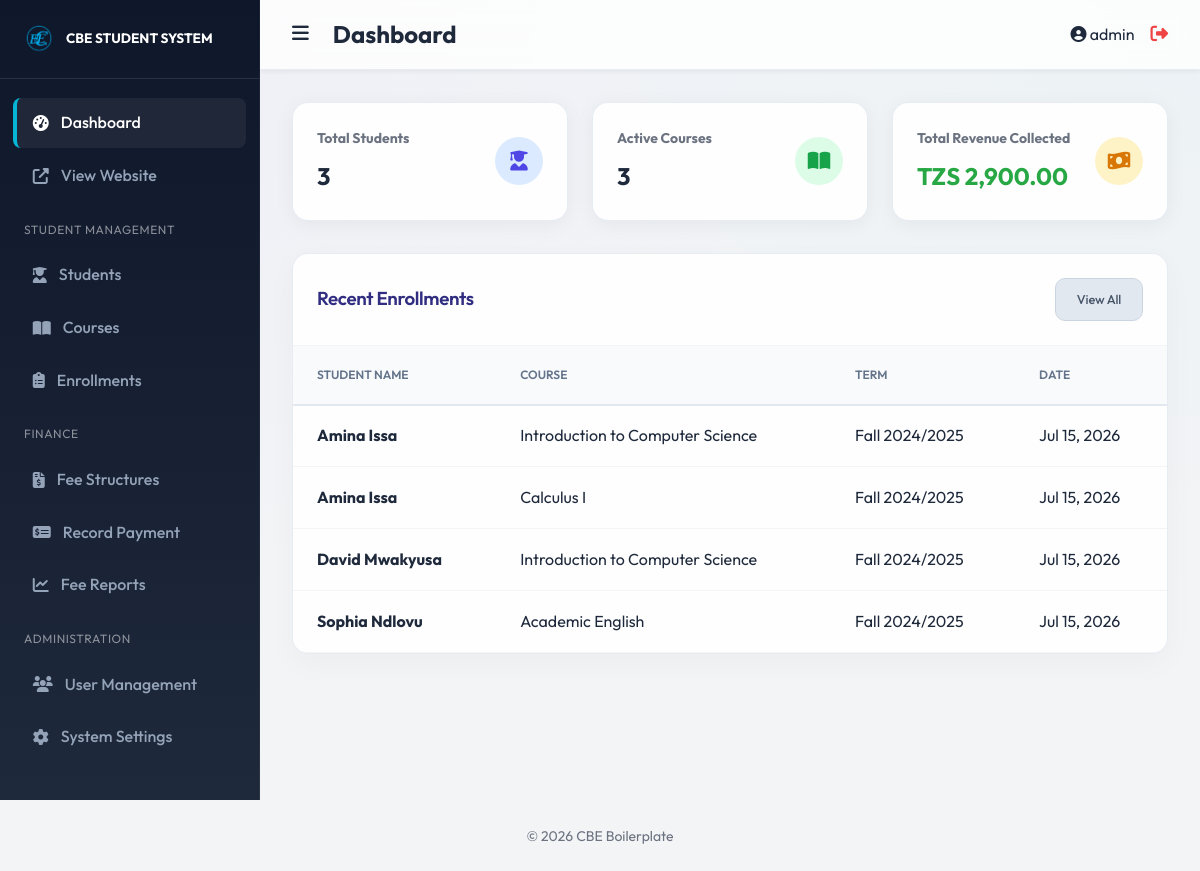
/dashboard.php (signed in), run on the app's committed database.
### tables this page shows
CREATE TABLE `enrollments` (
  `id` int(11) NOT NULL AUTO_INCREMENT,
  `student_id` int(11) NOT NULL,
  `course_id` int(11) NOT NULL,
  `semester` varchar(50) NOT NULL,
  `academic_year` varchar(20) NOT NULL,
  `enrollment_date` timestamp NOT NULL DEFAULT current_timestamp(),
  PRIMARY KEY (`id`),
  KEY `student_id` (`student_id`),
  KEY `course_id` (`course_id`),
  CONSTRAINT `enrollments_ibfk_1` FOREIGN KEY (`student_id`) REFERENCES `students` (`id`) ON DELETE CASCADE,
  CONSTRAINT `enrollments_ibfk_2` FOREIGN KEY (`course_id`) REFERENCES `courses` (`id`) ON DELETE CASCADE
);

CREATE TABLE `students` (
  `id` int(11) NOT NULL AUTO_INCREMENT,
  `user_id` int(11) DEFAULT NULL,
  `first_name` varchar(100) NOT NULL,
  `last_name` varchar(100) NOT NULL,
  `email` varchar(100) DEFAULT NULL,
  `phone` varchar(50) DEFAULT NULL,
  `date_of_birth` date DEFAULT NULL,
  `enrollment_date` date NOT NULL,
  `status` enum('active','suspended','graduated') DEFAULT 'active',
  `created_at` timestamp NOT NULL DEFAULT current_timestamp(),
  PRIMARY KEY (`id`),
  KEY `user_id` (`user_id`),
  CONSTRAINT `students_ibfk_1` FOREIGN KEY (`user_id`) REFERENCES `users` (`id`) ON DELETE SET NULL
);

CREATE TABLE `courses` (
  `id` int(11) NOT NULL AUTO_INCREMENT,
  `course_code` varchar(20) NOT NULL,
  `course_name` varchar(255) NOT NULL,
  `description` text DEFAULT NULL,
  `credits` int(11) DEFAULT 0,
  `created_at` timestamp NOT NULL DEFAULT current_timestamp(),
  PRIMARY KEY (`id`),
  UNIQUE KEY `course_code` (`course_code`)
);

### config/auth.php (called while the page is built, shortened)
<?php
function is_logged_in()
{
    return isset($_SESSION['user_id']);
}
function has_role($role_name)
{
    return in_array($role_name, $_SESSION['roles'] ?? []);
}

### config/database.php (called while the page is built, shortened)
<?php
$host = 'localhost';
$db = 'school_db';
$user = 'root';
$pass = '';
$charset = 'utf8mb4';
$dsn = "mysql:host=$host;dbname=$db;charset=$charset";
$options = [
     PDO::ATTR_ERRMODE => PDO::ERRMODE_EXCEPTION,
     PDO::ATTR_DEFAULT_FETCH_MODE => PDO::FETCH_ASSOC,
     PDO::ATTR_EMULATE_PREPARES => false,
];
try {
     $pdo = new PDO($dsn, $user, $pass, $options);
} catch (\PDOException $e) {
     throw new \PDOException($e->getMessage(), (int) $e->getCode());
}
$settings = [];
try {
     $stmt = $pdo->query("SELECT * FROM settings");
     while ($row = $stmt->fetch()) {
          $settings[$row['setting_key']] = $row['setting_value'];
     }
} catch (Exception $e) {
}
function get_setting($key, $default = '')
{
     global $settings;
     return $settings[$key] ?? $default;
}

### public/dashboard.php (the view, shortened to what this page needs)
<?php
$page_title = 'Dashboard';
include __DIR__ . '/../includes/header.php';
$stats = [
    'students' => $pdo->query("SELECT COUNT(*) FROM students")->fetchColumn(),
    'courses' => $pdo->query("SELECT COUNT(*) FROM courses")->fetchColumn(),
    'revenue' => $pdo->query("SELECT SUM(amount_paid) FROM fee_payments")->fetchColumn() ?: 0,
];
$recent_enrollments = $pdo->query("SELECT e.*, s.first_name, s.last_name, c.course_name
                                   FROM enrollments e
                                   JOIN students s ON e.student_id = s.id
                                   JOIN courses c ON e.course_id = c.id
                                   ORDER BY e.enrollment_date DESC LIMIT 5")->fetchAll();
?>
<div class="stats-grid">
    <div class="stat-card">
        <div class="stat-info">
            <h3>Total Students</h3>
            <div class="stat-value">
                <?php echo $stats['students']; ?>
            </div>
        </div>
        <div class="stat-icon bg-primary-light">
            <i class="fas fa-user-graduate"></i>
        </div>
    </div>
    <div class="stat-card">
        <div class="stat-info">
            <h3>Active Courses</h3>
            <div class="stat-value">
                <?php echo $stats['courses']; ?>
            </div>
        </div>
        <div class="stat-icon bg-success-light">
            <i class="fas fa-book-open"></i>
        </div>
    </div>
    <div class="stat-card">
        <div class="stat-info">
            <h3>Total Revenue Collected</h3>
            <div class="stat-value" style="color: #28a745;">
                TZS <?php echo number_format($stats['revenue'], 2); ?>
            </div>
        </div>
        <div class="stat-icon bg-warning-light">
            <i class="fas fa-money-bill-wave"></i>
        </div>
    </div>
</div>
<div class="card">
    <div class="card-header">
        <h3>Recent Enrollments</h3>
        <a href="<?php echo BASE_URL; ?>/modules/enrollments/list.php" class="btn btn-secondary btn-sm">View All</a>
    </div>
    <div class="table-responsive">
        <table>
            <thead>
                <tr>
                    <th>Student Name</th>
                    <th>Course</th>
                    <th>Term</th>
                    <th>Date</th>
                </tr>
            </thead>
            <tbody>
                <?php foreach ($recent_enrollments as $e): ?>
                    <tr>
                        <td><strong>
                                <?php echo htmlspecialchars($e['first_name'] . ' ' . $e['last_name']); ?>
                            </strong></td>
                        <td>
                            <?php echo htmlspecialchars($e['course_name']); ?>
                        </td>
                        <td>
                            <?php echo htmlspecialchars($e['semester'] . ' ' . $e['academic_year']); ?>
                        </td>
                        <td>
                            <?php echo date('M d, Y', strtotime($e['enrollment_date'])); ?>
                        </td>
                    </tr>
                <?php endforeach; ?>
            </tbody>
        </table>
    </div>
</div>
<?php include __DIR__ . '/../includes/footer.php'; ?>

### includes/header.php (shortened to what this page needs)
<?php
require_once __DIR__ . '/../config/database.php';
require_once __DIR__ . '/../config/auth.php';
?>
<!DOCTYPE html>
<html lang="en">
<head>
    <link rel="stylesheet" href="<?php echo BASE_URL; ?>/assets/css/main.css">
    <link rel="stylesheet" href="https://cdnjs.cloudflare.com/ajax/libs/font-awesome/6.4.0/css/all.min.css">
</head>
<body class="<?php echo $body_class ?? ''; ?>">
    <?php if (is_logged_in() && !isset($plain_layout)): ?>
        <div class="app-container">
            <?php include __DIR__ . '/sidebar.php'; ?>
            <main class="content-area">
                <header class="top-nav">
                    <div class="nav-left">
                        <button id="sidebar-toggle"><i class="fas fa-bars"></i></button>
                        <h2>
                            <?php echo $page_title ?? 'Dashboard'; ?>
                        </h2>
                    </div>
                    <div class="nav-right">
                        <div class="user-profile">
                            <span><i class="fas fa-user-circle"></i>
                                <?php echo $_SESSION['username']; ?>
                            </span>
                            <a href="<?php echo BASE_URL; ?>/logout.php" class="btn-logout"><i class="fas fa-sign-out-alt"></i></a>
                        </div>
                    </div>
                </header>
                <div class="main-content">
                <?php endif; ?>

### includes/sidebar.php
<?php
$current_page = basename($_SERVER['PHP_SELF']);
?>
<aside class="sidebar">
    <div class="sidebar-header">
        <img src="<?php echo BASE_URL; ?>/assets/images/CBE_Logo2.png" alt="Logo" style="width: 30px; height: auto; border-radius: 4px;">
        <span style="font-size: 0.85rem;"><?php echo strtoupper(get_setting('system_name', 'CBE SYSTEM')); ?></span>
    </div>
    <nav class="sidebar-nav">
        <ul>
            <li class="<?php echo $current_page == 'dashboard.php' ? 'active' : ''; ?>">
                <a href="<?php echo BASE_URL; ?>/dashboard.php"><i class="fas fa-tachometer-alt"></i> Dashboard</a>
            </li>
            <li class="<?php echo $current_page == 'index.php' ? 'active' : ''; ?>">
                <a href="<?php echo BASE_URL; ?>/index.php"><i class="fas fa-external-link-alt"></i> View Website</a>
            </li>
            <li class="nav-label">Student Management</li>
            <li class="<?php echo strpos($_SERVER['PHP_SELF'], 'modules/students') !== false ? 'active' : ''; ?>">
                <a href="<?php echo BASE_URL; ?>/modules/students/list.php"><i class="fas fa-user-graduate"></i> Students</a>
            </li>
            <li class="<?php echo strpos($_SERVER['PHP_SELF'], 'modules/courses') !== false ? 'active' : ''; ?>">
                <a href="<?php echo BASE_URL; ?>/modules/courses/list.php"><i class="fas fa-book-open"></i> Courses</a>
            </li>
            <li class="<?php echo strpos($_SERVER['PHP_SELF'], 'modules/enrollments') !== false ? 'active' : ''; ?>">
                <a href="<?php echo BASE_URL; ?>/modules/enrollments/list.php"><i class="fas fa-clipboard-list"></i> Enrollments</a>
            </li>
            <li class="nav-label">Finance</li>
            <li class="<?php echo strpos($_SERVER['PHP_SELF'], 'modules/fees/structures.php') !== false ? 'active' : ''; ?>">
                <a href="<?php echo BASE_URL; ?>/modules/fees/structures.php"><i class="fas fa-file-invoice-dollar"></i> Fee Structures</a>
            </li>
            <li class="<?php echo strpos($_SERVER['PHP_SELF'], 'modules/fees/payments.php') !== false ? 'active' : ''; ?>">
                <a href="<?php echo BASE_URL; ?>/modules/fees/payments.php"><i class="fas fa-money-check-alt"></i> Record Payment</a>
            </li>
            <li class="<?php echo strpos($_SERVER['PHP_SELF'], 'modules/fees/reports.php') !== false ? 'active' : ''; ?>">
                <a href="<?php echo BASE_URL; ?>/modules/fees/reports.php"><i class="fas fa-chart-line"></i> Fee Reports</a>
            </li>
            <?php if (has_role('admin')): ?>
                <li class="nav-label">Administration</li>
                <li class="<?php echo strpos($_SERVER['PHP_SELF'], 'modules/users') !== false ? 'active' : ''; ?>">
                    <a href="<?php echo BASE_URL; ?>/modules/users/list.php"><i class="fas fa-users"></i> User Management</a>
                </li>
                <li class="<?php echo $current_page == 'settings.php' ? 'active' : ''; ?>">
                    <a href="<?php echo BASE_URL; ?>/settings.php"><i class="fas fa-cog"></i> System Settings</a>
                </li>
            <?php endif; ?>
        </ul>
    </nav>
</aside>

### includes/footer.php (shortened to what this page needs)
<?php if (is_logged_in() && !isset($plain_layout)): ?>
    </div>
    </main>
    </div>
<?php endif; ?>
<footer
    style="text-align: center; padding: 1.5rem; color: #6b7280; font-size: 0.875rem; border-top: 1px solid #f3f4f6; margin-top: auto;">
    <?php echo get_setting('footer_text', '© 2026 CBE Boilerplate'); ?>
</footer>
</body>
</html>

### data on the page
enrollments: student.last_name "Amina Issa", course.course_name "Introduction to Computer Science", semester+academic_year "Fall 2024/2025", enrollment_date "Jul 15, 2026"
enrollments: student.last_name "Amina Issa", course.course_name "Calculus I", semester+academic_year "Fall 2024/2025", enrollment_date "Jul 15, 2026"
enrollments: student.last_name "David Mwakyusa", course.course_name "Introduction to Computer Science", semester+academic_year "Fall 2024/2025", enrollment_date "Jul 15, 2026"
enrollments: student.last_name "Sophia Ndlovu", course.course_name "Academic English", semester+academic_year "Fall 2024/2025", enrollment_date "Jul 15, 2026"

### other printed values
get_setting('system_name', 'CBE SYSTEM') "CBE STUDENT SYSTEM"
$page_title "Dashboard"
$_SESSION['username'] "admin"
$stats['students'] "3"
$stats['courses'] "3"
$stats['revenue'] "2,900.00"
get_setting('footer_text', '© 2026 CBE Boilerplate') "© 2026 CBE Boilerplate"
